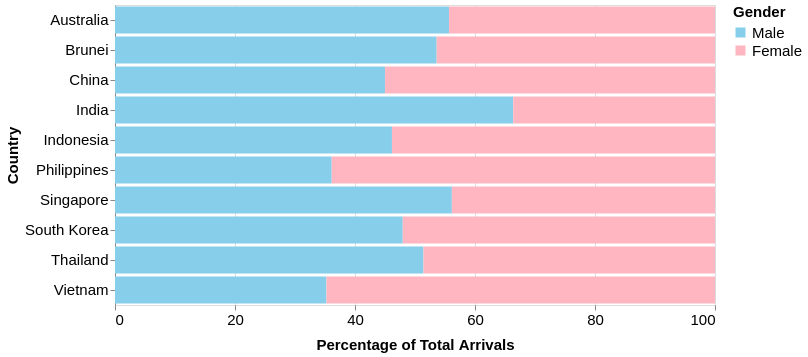

Write the Vega-Lite specification saved for this chart.
### Vega-Lite specification from a JSON file in a GitHub repository (floating-point values rounded to 4 significant figures)
{"$schema": "https://vega.github.io/schema/vega-lite/v5.json", "data": {"values": [{"country": "Singapore", "gender": "Male", "percentage": 56.14}, {"country": "Singapore", "gender": "Female", "percentage": 43.86}, {"country": "Brunei", "gender": "Male", "percentage": 53.61}, {"country": "Brunei", "gender": "Female", "percentage": 46.39}, {"country": "Australia", "gender": "Male", "percentage": 55.67}, {"country": "Australia", "gender": "Female", "percentage": 44.33}, {"country": "China", "gender": "Male", "percentage": 45.01}, {"country": "China", "gender": "Female", "percentage": 54.99}, {"country": "India", "gender": "Male", "percentage": 66.37}, {"country": "India", "gender": "Female", "percentage": 33.63}, {"country": "Indonesia", "gender": "Male", "percentage": 46.16}, {"country": "Indonesia", "gender": "Female", "percentage": 53.84}, {"country": "Philippines", "gender": "Male", "percentage": 36.12}, {"country": "Philippines", "gender": "Female", "percentage": 63.88}, {"country": "South Korea", "gender": "Male", "percentage": 47.96}, {"country": "South Korea", "gender": "Female", "percentage": 52.04}, {"country": "Thailand", "gender": "Male", "percentage": 51.41}, {"country": "Thailand", "gender": "Female", "percentage": 48.59}, {"country": "Vietnam", "gender": "Male", "percentage": 35.24}, {"country": "Vietnam", "gender": "Female", "percentage": 64.76}]}, "selection": {"GenderSelection": {"type": "single", "fields": ["gender"], "bind": {"input": "select", "options": [null, "Male", "Female"], "labels": ["Both", "Male", "Female"], "name": "Select Gender"}, "empty": "all"}}, "transform": [{"filter": {"or": [{"field": "gender", "equal": {"selection": "GenderSelection"}}, {"selection": "GenderSelection", "empty": "all"}]}}], "mark": "bar", "encoding": {"x": {"field": "percentage", "type": "quantitative", "axis": {"title": "Percentage of Total Arrivals", "titlePadding": 10, "titleFontSize": 15, "labelFontSize": 15, "format": ".0f", "grid": true, "labelAngle": 0, "tickCount": 6, "domain": false}, "scale": {"domain": [0, 100]}}, "y": {"field": "country", "type": "nominal", "axis": {"title": "Country", "labelAngle": 0, "titleFontSize": 15, "labelFontSize": 15}}, "color": {"field": "gender", "type": "nominal", "scale": {"domain": ["Male", "Female"], "range": ["#87CEEB", "#FFB6C1"]}, "legend": {"title": "Gender", "orient": "right", "titleFontSize": 15, "labelFontSize": 15, "labelPadding": 10}}, "tooltip": [{"field": "country", "type": "nominal", "title": "Country"}, {"field": "gender", "type": "nominal", "title": "Gender"}, {"field": "percentage", "type": "quantitative", "title": "Percentage of Arrivals", "format": ".1f"}]}, "width": 600, "height": 300}
